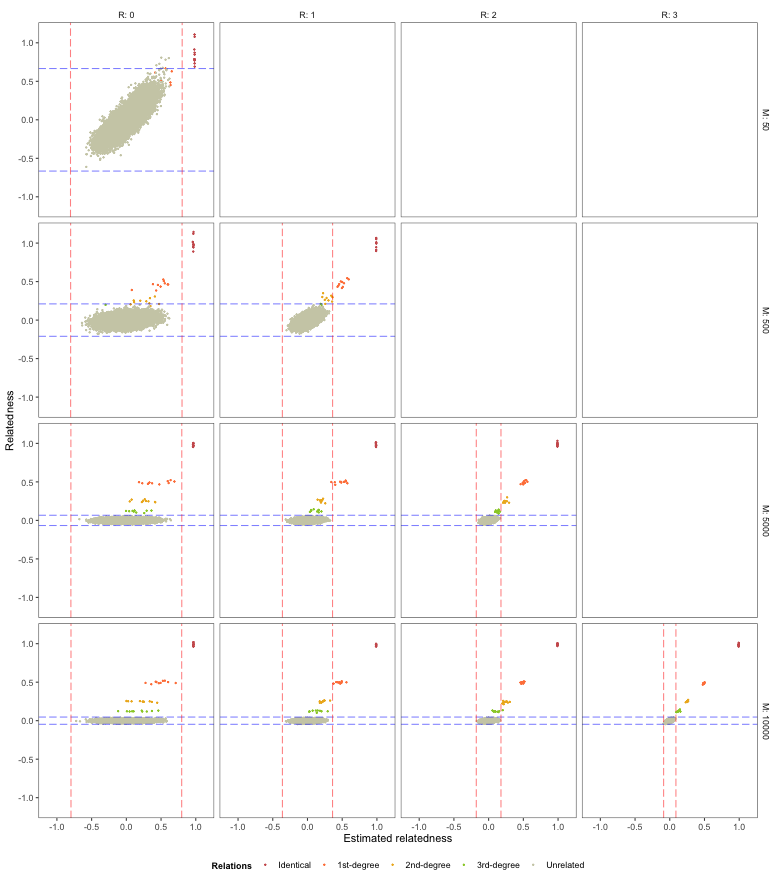

Source code (R):
## Figure 1 Resolution for detecting relatives in simulated encrypted genotypes
## encGRMsource.R includes functions:
##                RandomMatrixEncryption()
##                GenerateGeno()
##                GenerateGeno_r()

setwd("~/Desktop/")
source("encGRMsource.R")
library(ggplot2)
library(egg)

color = c("indianred","sienna1","goldenrod2","olivedrab3","lightyellow3")
n1    = 200                           # sample size in cohort 1
n2    = 200                           # sample size in cohort 2
alpha = 0.05/(n1*n2)                  # type I error
beta  = 0.1                           # type II error two tail test
D     = 4                             # top degree of relatedness included in simulation
r     = c(0:(D-1))                    # a vector of various degree of relatedness included in simulation
n_cp  = rep(10, D)                    # numbers for each degree of relatedness
n1_0  = n1-sum(n_cp)                  # remaining sample size of unrelated individuals in cohort 1
n2_0  = n2-sum(n_cp)                  # remaining sample size of unrelated individuals in cohort 2
Mvec  = c(50,500,5000,10000)          # a vector of various number of markers
setavec=(0.5)^r                       # a vector of expected relatedness score for various degree of relatedness
setavec=setavec*0.9                   # a discount of expected relatedness score
p=1
dt = list()
for(m in 1:length(Mvec))
{
  for(k in 1:m)
  {
    M = Mvec[m]
    # Determine K
    seta = setavec[k]
    tmp = ( ( qnorm(1-beta)*sqrt(1-seta^2) + qnorm(1-alpha) ) / seta )^2 
    K = ceiling(1/(1/tmp-1/M))
    
    # Genotypes 
    freq = runif(M, 0.05, 0.5)
    X1 = matrix(NA, 0, M)
    X2 = matrix(NA, 0, M)
    for(i in 1:D)
    {
      Gr = GenerateGeno_r(freq, n_cp[i], r[i], FALSE)
      X1 = rbind(X1, Gr[[1]])
      X2 = rbind(X2, Gr[[2]])
    }
    X1 = rbind(X1, GenerateGeno(freq, n1_0))
    X2 = rbind(X2, GenerateGeno(freq, n2_0))
    X1 = scale(X1)
    X2 = scale(X2)

    ## Encryption
    A = RandomMatrixEncryption(X1, X2, M, K, TRUE)
    vG21hat = as.vector( tcrossprod(A[[2]], A[[1]])/ K )
    vG21    = as.vector( tcrossprod(X2, X1)        / M )
    
    ## Save data
    yin = qnorm(0.05/n1/n2)*sqrt(1/M)
    xin = qnorm(0.05/n1/n2)*sqrt(1/M+1/K)
    lab = lab_relations_true(n1, n2, n_cp)
    R = k-1
    dt[[p]] = data.frame(x=vG21hat, y=vG21, lab=as.factor(lab), R = R, M=M, K=K, yin=yin, xin=xin)
    
    p=p+1
  }
}

## plot
dt0 = do.call("rbind", dt)
dt0$K = as.factor(dt0$K)
dt0$M = as.factor(dt0$M)
dt0$R = as.factor(dt0$R)

png("Fig1.png", width = 780, height = 880)
ggplot(dt0, aes(x=x, y=y)) + 
  geom_point(aes(color=lab), size=0.3) +
  geom_hline(aes(yintercept = yin), color="blue", alpha=0.5, linetype = 5) +
  geom_hline(aes(yintercept = -yin), color="blue", alpha=0.5, linetype = 5) +
  geom_vline(aes(xintercept = xin), color="red", alpha=0.5, linetype = 5) +
  geom_vline(aes(xintercept = -xin), color="red", alpha=0.5, linetype = 5) +
  scale_x_continuous(limits=c(-1.15, 1.15)) +
  xlab("Estimated relatedness") +
  scale_y_continuous(limits=c(-1.15, 1.15)) +
  ylab("Relatedness") +
  scale_color_manual(values=color, name="Relations", 
                     labels=c("Identical","1st-degree","2nd-degree","3rd-degree","Unrelated")) +
  facet_grid(M~R, labeller = label_both) + 
  theme_article()+
  theme(legend.position = "bottom", 
        plot.title = element_text(hjust = 0.5, face = "bold"), 
        legend.title = element_text(size = 9,face="bold"))
dev.off()
